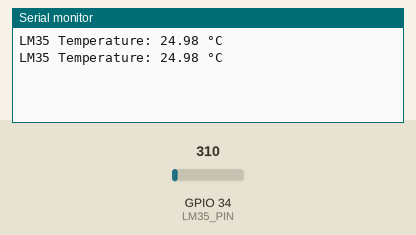
Recording of a sketch running on a simulated ESP32. On the bench: the last lines printed to the serial monitor. The inputs (shaded band) are chosen by the test bench; at power-on: GPIO 34 (LM35_PIN) = 310.

Above: at 1.8 s.
1.9 s: GPIO 34 (LM35_PIN) set to 372
At 2.8 s:
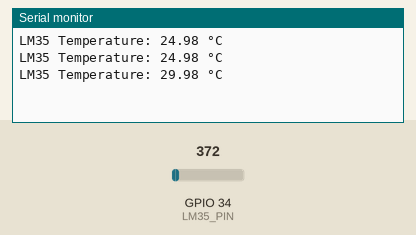
3.4 s: GPIO 34 (LM35_PIN) set to 434
At 4.8 s:
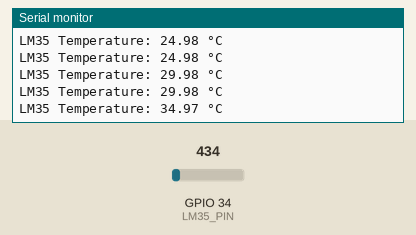
Timing chart, 0 to 6.4 s (numbered marks = the images above; inputs shaded):
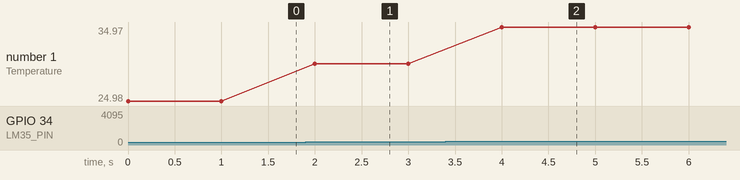

The sketch:

test_lm35.ino
```cpp
#define LM35_PIN 34

void setup() {
  Serial.begin(115200);
}

void loop() {
  int adc = analogRead(LM35_PIN);
  float voltage = adc * (3.3 / 4095.0);
  float temperature = voltage * 100; // LM35 = 10mV/°C

  Serial.print("LM35 Temperature: ");
  Serial.print(temperature);
  Serial.println(" °C");

  delay(1000);
}
```

Measured:
- after the input at 1.9 s, the serial monitor: prints a new line after 0.10 s (image 1)
- after the input at 3.4 s, the serial monitor: prints a new line after 0.60 s (image 2)
- plotted number 1: 24.98 → 29.98 after the input at 1.9 s, 29.98 → 34.97 after the input at 3.4 s
